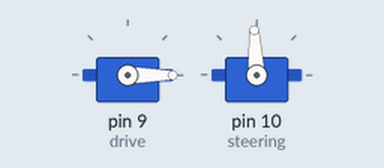
This sketch was run on a simulated Arduino Uno, built with avr-gcc and run on an emulated ATmega328P. Parts: 2 × servo.

Above: at 0.1 s.
At 1.2 s:
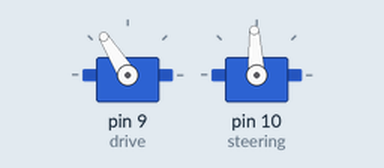
At 3.2 s:
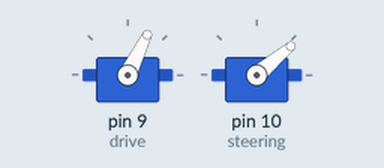
Timing chart, 0 to 4.7 s (numbered marks = the images above):
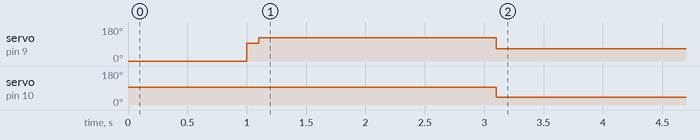

The sketch:

DriftTest1.ino
```cpp
#include <Servo.h>

Servo drive;
Servo steering;
int i;

void setup()
{
  // put your setup code here, to run once:
  drive.attach(9);
  steering.attach(10);
  steering.writeMicroseconds(1500);
  //arm ESC (electronic speed control).
  drive.writeMicroseconds(0);
  delay(1000);
  drive.writeMicroseconds(1500);
  delay(100);
  i = 0;
}

void loop()
{
  // put your main code here, to run repeatedly:
  while (i <2)
  {
    drive.writeMicroseconds(1800);
        delay(2000);
    drive.writeMicroseconds(1200);

    steering.write(40);

    //
    //brakes the car

    i = 4;
  }
}
```

Measured:
- by itself, servo on pin 9 (drive): 0° → 93° at 1.0 s, → 122° 0.10 s later, → 64° 2.0 s later
- by itself, servo on pin 10 (steering): 93° → 40° at 3.1 s
